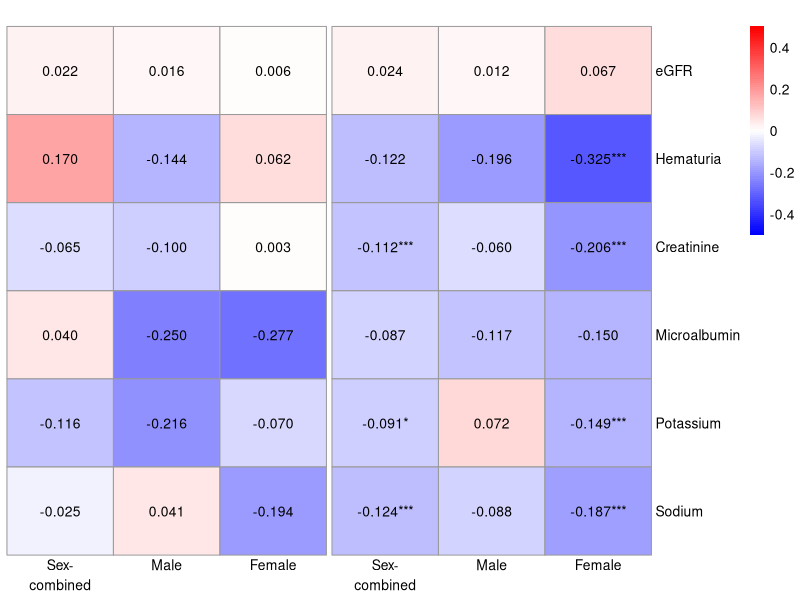
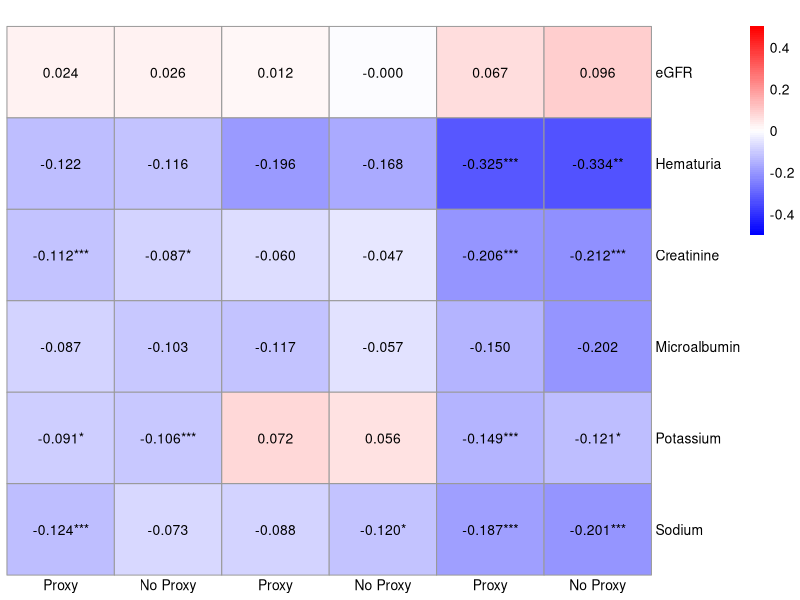

Write the R code that produced these figures, in order.
# Install required packages if not already installed
# install.packages("pheatmap")

# Load the pheatmap package
library(pheatmap)
library(reshape2)
library(grid)  

# Create the dataframe for AD/PD heatmap
data <- data.frame(
  Disease = c("AD_sexcombined", "AD_sexcombined", "AD_sexcombined", "AD_sexcombined", "AD_sexcombined", "AD_sexcombined",
              "AD_male", "AD_male", "AD_male", "AD_male", "AD_male", "AD_male",
              "AD_female", "AD_female", "AD_female", "AD_female", "AD_female", "AD_female",
              "PD_sexcombined", "PD_sexcombined", "PD_sexcombined", "PD_sexcombined", "PD_sexcombined", "PD_sexcombined",
              "PD_male", "PD_male", "PD_male", "PD_male", "PD_male", "PD_male",
              "PD_female", "PD_female", "PD_female", "PD_female", "PD_female", "PD_female"),
  Traits = c("Hematuria", "Microalbumin", "Creatinine", "Potassium", "Sodium", "eGFR",
             "Hematuria", "Microalbumin", "Creatinine", "Potassium", "Sodium", "eGFR",
             "Hematuria", "Microalbumin", "Creatinine", "Potassium", "Sodium", "eGFR",
             "Hematuria", "Microalbumin", "Creatinine", "Potassium", "Sodium", "eGFR",
             "Hematuria", "Microalbumin", "Creatinine", "Potassium", "Sodium", "eGFR",
             "Hematuria", "Microalbumin", "Creatinine", "Potassium", "Sodium", "eGFR"),
  Rg = c(0.1702, 0.0401, -0.0651, -0.1156, -0.0245, 0.0222,
         -0.1443, -0.2499, -0.0995, -0.216, 0.0408, 0.0158,
         0.0624, -0.2769, 0.0034, -0.0705, -0.1937, 0.0059,
         -0.1218, -0.0873, -0.1124, -0.0915, -0.1238, 0.0236,
         -0.1959, -0.1173, -0.0601, 0.0725, -0.0878, 0.012,
         -0.3245, -0.1497, -0.2061, -0.1495, -0.1869, 0.0668),
  P_value = c(0.1444, 0.7217, 0.2199, 0.0763, 0.6343, 0.6867,
              0.6121, 0.4076, 0.4931, 0.2463, 0.7852, 0.9005,
              0.7705, 0.3427, 0.9714, 0.53305, 0.0757, 0.94,
              0.0991, 0.2253, 0.0014, 0.0208, 0.0009, 0.4872,
              0.1071, 0.2959, 0.2312, 0.2891, 0.0909, 0.8002,
              0.0056, 0.4406, 0.0003, 0.0077, 0.0004, 0.213)
)

# Remove rows with missing Rg values
data <- data[!is.na(data$Rg), ]

# Add significance asterisks based on P_value
data$Significance <- ifelse(data$P_value < 0.008, "***", 
                            ifelse(data$P_value < 0.01, "**", 
                                   ifelse(data$P_value < 0.05, "*", "")))

# Reshape the data into a matrix for pheatmap
heatmap_data <- reshape2::acast(data, Traits ~ Disease, value.var = "Rg")
significance_data <- acast(data, Traits ~ Disease, value.var = "Significance")

# Reorder the traits and diseases
ordered_traits <- c("eGFR", "Hematuria", "Creatinine", "Microalbumin", "Potassium", "Sodium")
ordered_diseases <- c("AD_sexcombined", "AD_male", "AD_female", "PD_sexcombined", "PD_male", "PD_female")

# Ensure columns are in the correct order
heatmap_data <- heatmap_data[ordered_traits, ordered_diseases]
significance_data <- significance_data[ordered_traits, ordered_diseases]

# Define a color palette with 0 as white, negative values as blue, and positive as red
color_palette <- colorRampPalette(c("blue", "white", "red"))(100)

# Function for displaying numbers with significance
custom_display <- function(values, significance) {
  matrix(sprintf("%.3f%s", values, significance), nrow = nrow(values), dimnames = dimnames(values))
}

# Set a fixed range for the legend
fixed_range <- 0.5            # fixed-range = 0.25 for supplemetary heatmap

# Create the heatmap
pheatmap(heatmap_data, 
         cluster_rows = FALSE, 
         cluster_cols = FALSE, 
         display_numbers = custom_display(heatmap_data, significance_data), 
         color = color_palette, 
         breaks = seq(-fixed_range, fixed_range, length.out = 101), 
         number_color = "black",
         gaps_col = c(3),
         labels_col = c("Sex-\ncombined", "Male", "Female", "Sex-\ncombined", "Male", "Female"),  #Change the labels for different data used
         main = " ",
         angle_col = 0,
         fontsize_number = 10)

### Heatmap for PD with and No proxy

# Create the data frame for PD and No Proxy PD
data <- data.frame(
  Disease = c("PD_sexcombined", "PD_sexcombined", "PD_sexcombined", "PD_sexcombined", "PD_sexcombined", "PD_sexcombined",
              "NP_PD_sexcombined", "NP_PD_sexcombined", "NP_PD_sexcombined", "NP_PD_sexcombined", "NP_PD_sexcombined", "NP_PD_sexcombined",
              "PD_male", "PD_male", "PD_male", "PD_male", "PD_male", "PD_male",
              "NP_PD_male", "NP_PD_male", "NP_PD_male", "NP_PD_male", "NP_PD_male", "NP_PD_male",
              "PD_female", "PD_female", "PD_female", "PD_female", "PD_female", "PD_female",
              "NP_PD_female", "NP_PD_female", "NP_PD_female", "NP_PD_female", "NP_PD_female", "NP_PD_female"),
  Traits = c(rep(c("Creatinine", "eGFR", "Hematuria", "Microalbumin", "Potassium", "Sodium"), 6)),
  Rg = c(-0.1124, 0.0236, -0.1218, -0.0873, -0.0915, -0.1238,  # PD_sexcombined
         -0.0871, 0.0262, -0.1160, -0.1027, -0.1062, -0.0726,  # No_proxy_PD_sexcombined
         -0.0601, 0.012, -0.1959, -0.1173, 0.0725, -0.0878,  # PD_male
         -0.0466, -0.0003, -0.1681, -0.0573, 0.0557, -0.1197,  # No_proxy_PD_male
         -0.2061, 0.0668, -0.3245, -0.1497, -0.1495, -0.1869,  # PD_female
         -0.2125, 0.0955, -0.3343, -0.2015, -0.1214, -0.2013),  # No_proxy_PD_female
  P_value = c(0.0014, 0.4872, 0.0991, 0.2253, 0.0208, 0.0009,  # PD_sexcombined
              0.0115, 0.419, 0.1501, 0.1376, 0.0066, 0.0545,  # No_proxy_PD_sexcombined
              0.2312, 0.8002, 0.1071, 0.2959, 0.2891, 0.0909,  # PD_male
              0.3881, 0.995, 0.1742, 0.6188, 0.4405, 0.0326,  # No_proxy_PD_male
              0.0003, 0.213, 0.0056, 0.4406, 0.0077, 0.0004,  # PD_female
              0.0004, 0.1009, 0.0092, 0.3709, 0.0446, 9.8933e-05)  # No_proxy_PD_female
)

# Remove rows with missing Rg values
data <- data[!is.na(data$Rg), ]

# Add significance asterisks based on P_value
data$Significance <- ifelse(data$P_value < 0.008, "***", 
                            ifelse(data$P_value < 0.01, "**", 
                                   ifelse(data$P_value < 0.05, "*", "")))

# Reshape the data into a matrix for pheatmap
heatmap_data <- acast(data, Traits ~ Disease, value.var = "Rg")
significance_data <- acast(data, Traits ~ Disease, value.var = "Significance")

# Reorder the diseases and traits in the desired order
ordered_traits <- c("eGFR", "Hematuria", "Creatinine", "Microalbumin", "Potassium", "Sodium")
ordered_diseases <- c("PD_sexcombined", "NP_PD_sexcombined", "PD_male", "NP_PD_male", "PD_female", "NP_PD_female")

# Ensure columns are in the correct order
heatmap_data <- heatmap_data[ordered_traits, ordered_diseases]
significance_data <- significance_data[ordered_traits, ordered_diseases]

# Define a color palette with 0 as white, negative values as blue, and positive as red
color_palette <- colorRampPalette(c("blue", "white", "red"))(100)

fixed_range <- 0.50

custom_display <- function(values, significance) {
  # Combine the values and significance annotations
  formatted_data <- matrix(sprintf("%.3f%s", values, significance), 
                           nrow = nrow(values), 
                           dimnames = dimnames(values))
  return(formatted_data)
}

# Create heatmap
pheatmap(heatmap_data, 
         cluster_rows = FALSE, 
         cluster_cols = FALSE, 
         display_numbers = custom_display(heatmap_data, significance_data), 
         color = color_palette, 
         breaks = seq(-fixed_range, fixed_range, length.out = 101), 
         fontsize_number = 10,
         number_color = "black",  # Set number color to black
         labels_col = c("Proxy", "No Proxy", "Proxy", "No Proxy", "Proxy", "No Proxy"), # Add the custom labels for columns
         angle_col = 0,
         main = " "
)
